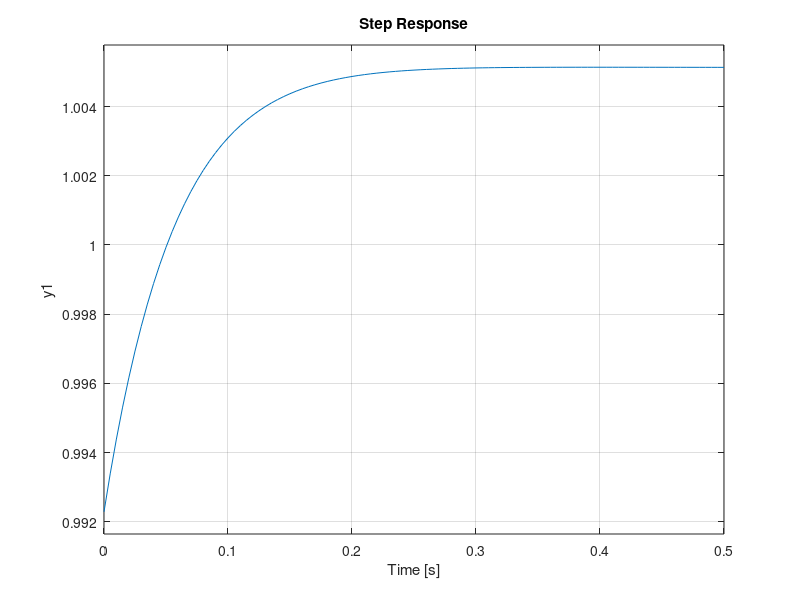

Recreate this plot in MATLAB.
mc = 0.050
L = 0.1
g = 9.8
mp = 0.025

s = tf('s')
invpen = 1/((mc*L*s^2) - (mc*g + mp*g))
step(invpen)

%pidtool(invpen, 'p')

kp = 19.2531
ki = 144.024561
kd = 0.6434366

fb = (kd*s^2 + kp*s + ki)/((mc*L+kd)*s^2 + kp*s + (ki - g*(mc + mp)))
step(fb)